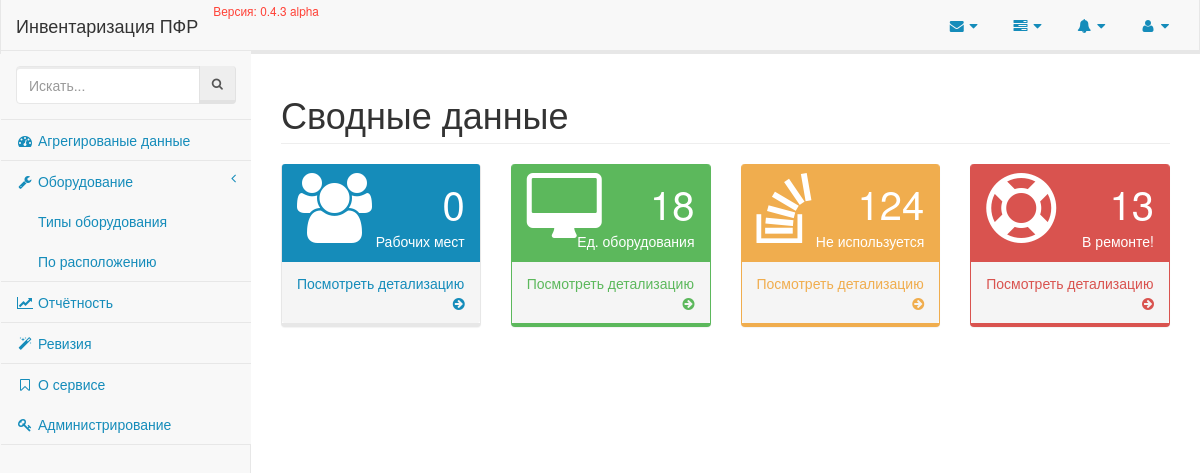
The page /enterprise/v1/ on the database as committed earlier.
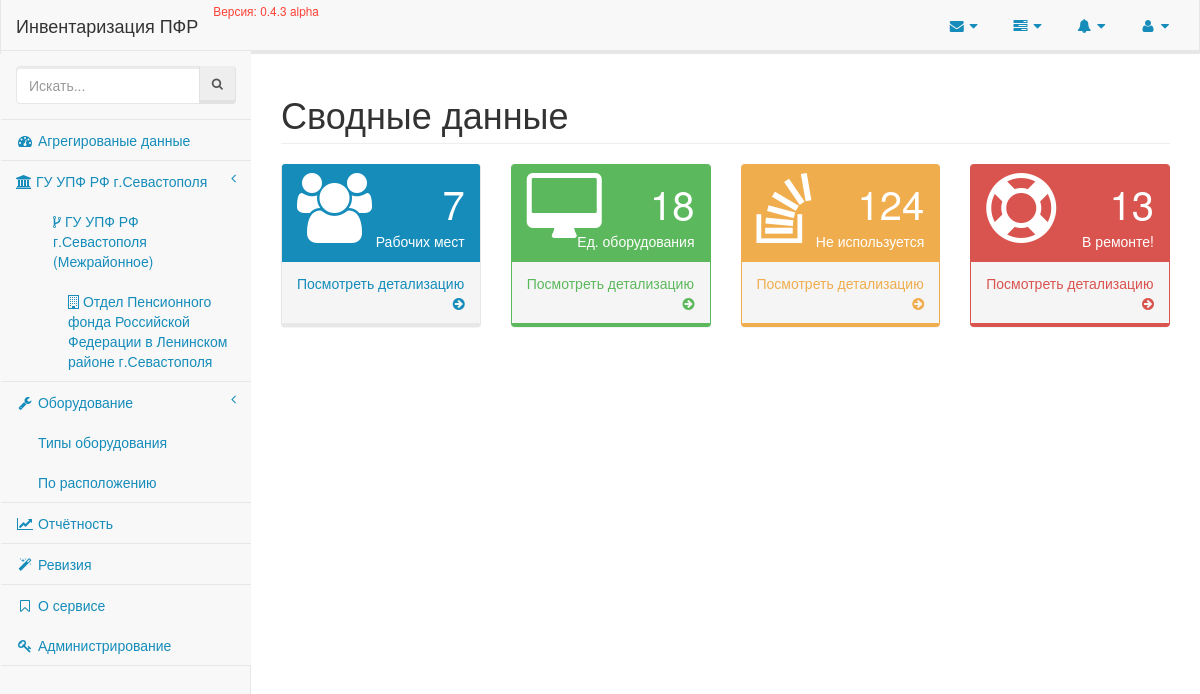
The same page on the database as committed later.
### enterprise/models/organisation.py (models this page shows, shortened)
class Organisation(models.Model):
    title = models.CharField(_('Наименование'), max_length=80, unique=True, db_index=True)
    short_title = models.CharField(_('Краткое наименование'), max_length=40, unique=True, blank=True)
    parent = models.ForeignKey('self', related_name='subordinates', default=0, blank=True, null=True, verbose_name='В подчинении')
    @staticmethod
    def all():
        return Organisation.objects.all()
    class Meta:
        verbose_name = _('Организация')
        verbose_name_plural = _('Организации')
        app_label = 'enterprise'

### enterprise/views.py (the view)
class Dashboard(TemplateView, DashboardMixin):
    template_name = 'employee/employees.html'

### enterprise/models/employee.py (called while the page is built)
    @staticmethod
    def all():
        results = Employee.objects.all()
        results = results.select_related('organisation', 'department', 'location')
        return results

### enterprise/templatetags/organisations_menu.py (called while the page is built)
@register.inclusion_tag('partials/organisations_menu.html')
def organisations_menu():
    menu = Organisation.all().filter(parent=None)
    return {'menu': menu}

### enterprise/views.py (called while the page is built)
    @cached_property
    def employees(self):
        selection = Employee.all()
        return {
            'count': selection.count()
        }

    @cached_property
    def equipments(self):
        selection = Equipment.all()
        return {
            'count': selection.count()
        }

    def page(self):
        return {
            'title': 'Инвентаризация оборудования'
        }

### equipment/models/equipment.py (called while the page is built)
    @staticmethod
    def all():
        results = Equipment.objects.all()
        results = results.select_related(
            'type', 'responsible__location', 'responsible__department', 'responsible', 'responsible__organisation'
        )
        return results

### events/templatetags/events.py (called while the page is built)
@register.inclusion_tag('partials/_events.html')
def events():
    logs = LogEntry.objects.select_related('content_type').all().order_by('-action_time')[:5]
    return {
        'events': logs
    }

### enterprise/templates/employee/employees.html (shortened to what this page needs)
{% extends 'layouts/application.html' %}
{% block dashboard %}
    {% include 'partials/dashboard.html' %}
{% endblock %}

### templates/partials/organisations_menu.html
{% for item in menu %}
    <li>
        <a href="{% url 'enterprise:detail' item.pk %}">
            <span class="fa fa-institution"> </span>
            {{ item.title }}
            <span class="fa arrow"></span>
        </a>
            <ul class="nav nav-third-level">
                {% for subordinate in item.subordinates.all %}
                    <li>
                        <a href="{% url 'enterprise:detail' subordinate.pk %}">
                            <span class="fa fa-code-fork"> </span>
                            {{ subordinate.title }}
                        </a>
                            <ul class="nav nav-fourth-level">
                                {% for sub in subordinate.subordinates.all %}
                                    <li>
                                        <a href="{% url 'enterprise:detail' sub.pk %}">
                                            <span class="fa fa-building-o"> </span>
                                            {{ sub.title }}
                                        </a>
                                    </li>
                                {% endfor %}
                            </ul>
                    </li>
                {% endfor %}
            </ul>
    </li>
{% endfor %}

Rows that differ between the two databases and show on the page:
added Organisation: title "ГУ УПФ РФ г.Севастополя"
added Organisation: title "ГУ УПФ РФ г.Севастополя (Межрайонное)", shown under "ГУ УПФ РФ г.Севастополя"
added Organisation: title "Отдел Пенсионного фонда Российской Федерации в Ленинском районе г.Севастополя", shown under "ГУ УПФ РФ г.Севастополя (Межрайонное)"
Other text that changed with them:
{{ view.employees.count }}: "0" → "7"
